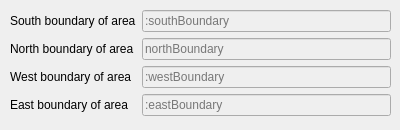
    <widget class="QWidget" name="centerTab">
     <attribute name="title">
      <string>Center</string>
     </attribute>
     <widget class="QWidget" name="formLayoutWidget_4">
      <property name="geometry">
       <rect>
        <x>10</x>
        <y>10</y>
        <width>381</width>
        <height>111</height>
       </rect>
      </property>
      <layout class="QFormLayout" name="formLayout_4">
       <item row="0" column="0">
        <widget class="QLabel" name="center_label_1">
         <property name="text">
          <string>South boundary of area</string>
         </property>
        </widget>
       </item>
       <item row="0" column="1">
        <widget class="QLineEdit" name="southCenterBoundary">
         <property name="enabled">
          <bool>false</bool>
         </property>
         <property name="placeholderText">
          <string>:southBoundary</string>
         </property>
        </widget>
       </item>
       <item row="1" column="0">
        <widget class="QLabel" name="center_label_2">
         <property name="text">
          <string>North boundary of area</string>
         </property>
        </widget>
       </item>
       <item row="1" column="1">
        <widget class="QLineEdit" name="northCenterBoundary">
         <property name="enabled">
          <bool>false</bool>
         </property>
         <property name="placeholderText">
          <string>northBoundary</string>
         </property>
        </widget>
       </item>
       <item row="2" column="0">
        <widget class="QLabel" name="center_label_3">
         <property name="text">
          <string>West boundary of area</string>
         </property>
        </widget>
       </item>
       <item row="2" column="1">
        <widget class="QLineEdit" name="westCenterBoundary">
         <property name="enabled">
          <bool>false</bool>
         </property>
         <property name="placeholderText">
          <string>:westBoundary</string>
         </property>
        </widget>
       </item>
       <item row="3" column="1">
        <widget class="QLineEdit" name="eastCenterBoundary">
         <property name="enabled">
          <bool>false</bool>
         </property>
         <property name="placeholderText">
          <string>:eastBoundary</string>
         </property>
        </widget>
       </item>
       <item row="3" column="0">
        <widget class="QLabel" name="center_label_4">
         <property name="text">
          <string>East boundary of area</string>
         </property>
        </widget>
       </item>
      </layout>
     </widget>
    </widget>
